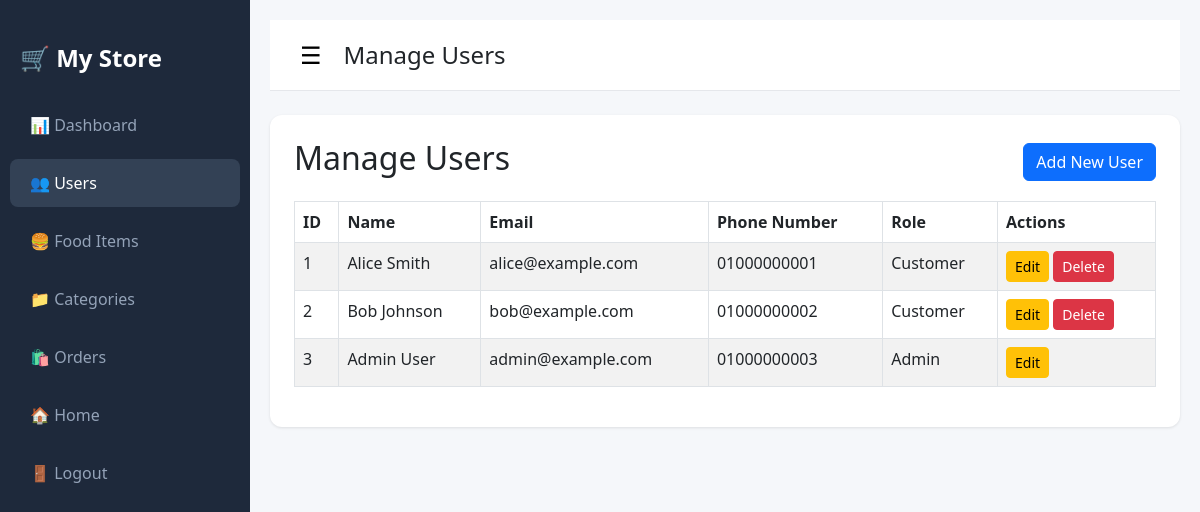
The app's page /modules/admin/users.php (signed in), older data.
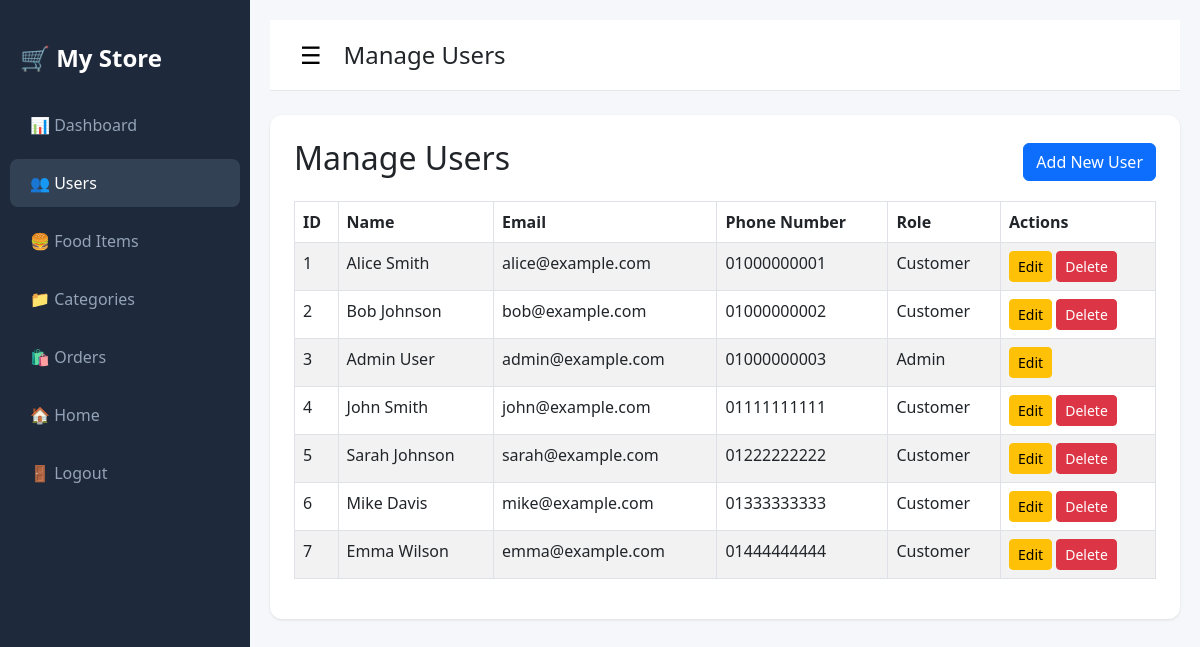
The same page, newer data.
### tables this page shows
CREATE TABLE `users` (
  `id` int(10) UNSIGNED NOT NULL,
  `name` varchar(100) NOT NULL,
  `phone_number` varchar(20) DEFAULT NULL,
  `email` varchar(150) DEFAULT NULL,
  `password` varchar(255) NOT NULL,
  `role` tinyint(4) NOT NULL DEFAULT 0
);

### modules/admin/users.php (the view, shortened to what this page needs)
<?php
require_once '../../config/db.php';
$sql = "SELECT id, name, email, phone_number, role FROM users ORDER BY id ASC";
$result = $conn->query($sql);
?>
<!DOCTYPE html>
<html lang="en">
<head>
    <link href="https://cdn.jsdelivr.net/npm/bootstrap@5.3.0/dist/css/bootstrap.min.css" rel="stylesheet">
</head>
<body>
    <div class="sidebar">
        <div class="brand">
            🛒 My Store
        </div>
        <nav class="nav flex-column">
            <a class="nav-link" href="index.php">
                <span>📊</span> Dashboard
            </a>
            <a class="nav-link active" href="users.php">
                <span>👥</span> Users
            </a>
            <a class="nav-link" href="products.php">
                <span>🍔</span> Food Items
            </a>
            <a class="nav-link" href="categories.php">
                <span>📁</span> Categories
            </a>
            <a class="nav-link" href="orders.php">
                <span>🛍️</span> Orders
            </a>
            <a class="nav-link" href="../../index.php">
                <span>🏠</span> Home
            </a>
            <a class="nav-link" href="../auth/logout.php">
                <span>🚪</span> Logout
            </a>
        </nav>
    </div>
    <div class="main-content">
        <div class="topbar d-flex justify-content-between align-items-center">
            <div class="d-flex align-items-center gap-3">
                <button class="menu-toggle" onclick="toggleSidebar()">
                    ☰
                </button>
                <h4 class="mb-0">Manage Users</h4>
            </div>
        </div>
        <div class="data-table">
        <div class="d-flex justify-content-between align-items-center mb-3">
            <h2>Manage Users</h2>
            <button type="button" class="btn btn-primary" data-bs-toggle="modal" data-bs-target="#addUserModal">
                Add New User
            </button>
        </div>
        <div class="table-responsive">
            <table class="table table-bordered table-striped">
                <thead>
                    <tr>
                        <th>ID</th>
                        <th>Name</th>
                        <th>Email</th>
                        <th>Phone Number</th>
                        <th>Role</th>
                        <th>Actions</th>
                    </tr>
                </thead>
                <tbody>
                    <?php if ($result->num_rows > 0): ?>
                        <?php while($user = $result->fetch_assoc()): ?>
                            <tr>
                                <td><?php echo $user['id']; ?></td>
                                <td><?php echo htmlspecialchars($user['name']); ?></td>
                                <td><?php echo htmlspecialchars($user['email']); ?></td>
                                <td><?php echo htmlspecialchars($user['phone_number']); ?></td>
                                <td><?php echo $user['role'] == 1 ? 'Admin' : 'Customer'; ?></td>
                                <td>
                                    <button type="button" class="btn btn-sm btn-warning"
                                            data-bs-toggle="modal"
                                            data-bs-target="#editUserModal"
                                            onclick="editUser(<?php echo $user['id']; ?>, '<?php echo addslashes($user['name']); ?>', '<?php echo addslashes($user['email']); ?>', '<?php echo addslashes($user['phone_number']); ?>', <?php echo $user['role']; ?>)">
                                        Edit
                                    </button>
                                    <?php if ($user['id'] != $_SESSION['user_id']): ?>
                                        <form method="POST" action="process_user.php" style="display:inline;">
                                            <button type="submit" class="btn btn-sm btn-danger">Delete</button>
                                        </form>
                                    <?php endif; ?>
                                </td>
                            </tr>
                        <?php endwhile; ?>
                    <?php else: ?>
                        <tr>
                            <td colspan="6" class="text-center">No users found</td>
                        </tr>
                    <?php endif; ?>
                </tbody>
            </table>
        </div>
        </div>
    </div>
</body>
</html>

Row changes from the older to the newer data that the page shows:
added users: id "4", name "John Smith", email "john@example.com", phone_number "01111111111", role "Customer"
added users: id "5", name "Sarah Johnson", email "sarah@example.com", phone_number "01222222222", role "Customer"
added users: id "6", name "Mike Davis", email "mike@example.com", phone_number "01333333333", role "Customer"
added users: id "7", name "Emma Wilson", email "emma@example.com", phone_number "01444444444", role "Customer"
